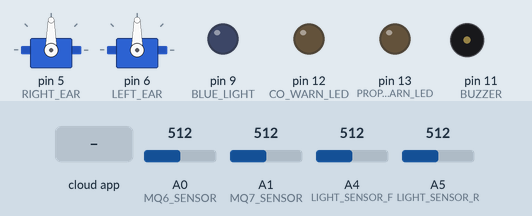
The sketch below on a simulated Arduino Uno, built with avr-gcc and run on an emulated ATmega328P. Shown: 2 × servo, output pins drawn as LEDs (lit = HIGH), buzzer (waves = sounding). Inputs (shaded band) come from the test bench; at power-on: A0 (MQ6_SENSOR) = 512, A1 (MQ7_SENSOR) = 512, A4 (LIGHT_SENSOR_F) = 512, A5 (LIGHT_SENSOR_R) = 512. The ROS host is connected and sends only what is stated.

Above: at 1.8 s.
1.9 s: the phone or cloud app sets CO_Warning_LED to 45
At 3.2 s:
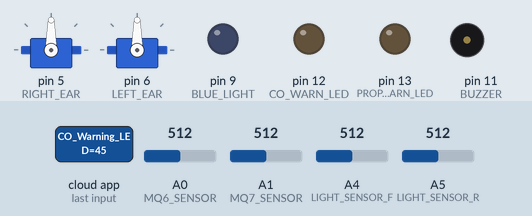
3.5 s: the phone or cloud app sets Prop_Warning_LED to 45
At 4.07 s:
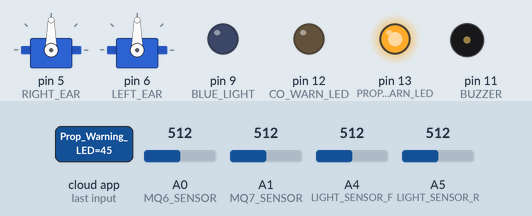
5.6 s: the phone or cloud app sets Gas_Buzzer to 45
At 7.1 s:
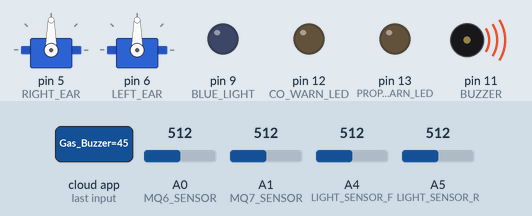
7.6 s: the phone or cloud app sets Right_Ear_Controller to 0
At 8.7 s:
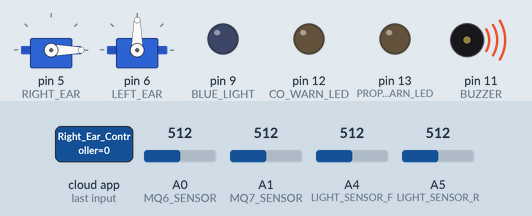
9.7 s: the phone or cloud app sets Left_Ear_Controller to 0
At 11.4 s:
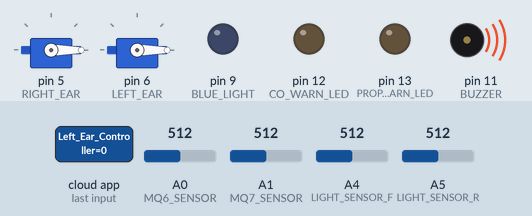
11.7 s: the phone or cloud app sets Update_Light_Lumens to 45
At 13.4 s:
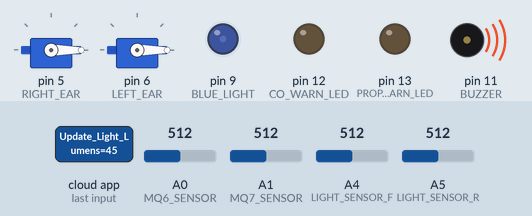
Timing chart, 0 to 14.7 s (numbered marks = the images above; inputs shaded):
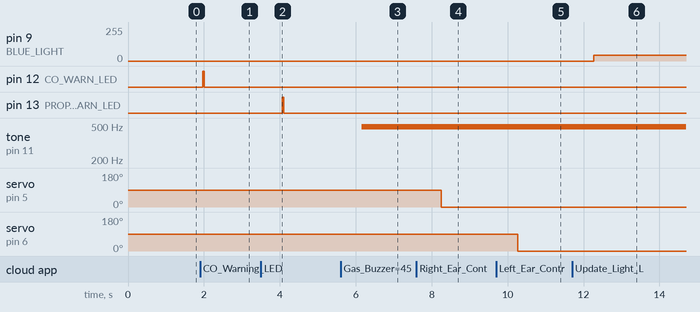

Measured:
- after the input at 1.9 s, pin 12 (CO_WARN_LED): LOW → HIGH after 0.06 s, → LOW 0.05 s later
- after the input at 3.5 s, pin 13 (PROP_WARN_LED): LOW → HIGH after 0.56 s, → LOW 0.05 s later
- after the input at 5.6 s, tone on pin 11 (BUZZER): silent → 490 Hz after 0.56 s
- after the input at 7.6 s, servo on pin 5 (RIGHT_EAR): 90° → 0° after 0.66 s
- after the input at 9.7 s, servo on pin 6 (LEFT_EAR): 90° → 0° after 0.56 s
- after the input at 11.7 s, pin 9 (BLUE_LIGHT): 0/255 → 45/255 after 0.57 s

The sketch:

humanoid_head_sketch.ino
```cpp
#include <ros.h>
#include <ArduinoHardware.h>
#include <std_msgs/String.h>
#include <std_msgs/Bool.h>
#include <std_msgs/UInt16.h>
#include <Servo.h>


// Inputs (Sensors, Switches, etc.)
#define LIGHT_SENSOR_F A4	// Attach light sensor on A4
#define LIGHT_SENSOR_R A5	// Attach light sensor on A5

#define MQ6_SENSOR A0
#define MQ7_SENSOR A1

// Outputs (LEDs, Motors, Sounds, etc.)
#define BUZZER 11    		//Attach the buzzer to pin number 11
#define PROP_WARN_LED 13 	//Attach the warning led to pin number 13
#define CO_WARN_LED 12  	//Attach the warning led to pin number 12

#define RIGHT_EAR 5 		//Attach Right ear Servo to pin 5
#define LEFT_EAR 6  		//Attach Left ear Servo to pin 6

#define BLUE_LIGHT 9 		//Attach blue output light to pin 8

// global variables
ros::NodeHandle nh;		// ROS Node Handle

Servo rServo;			// Right Servo
Servo lServo;			// Left Servo


// Sends the Light sensor DATA
std_msgs::UInt16 light_val;
ros::Publisher front_light_sensor("Front_Light_Sensor", &light_val);
ros::Publisher back_light_sensor("Back_Light_Sensor", &light_val);

// Sends the Gas Sensor DATA
std_msgs::UInt16 gas_val;
ros::Publisher mq6_sensor("MQ6_Sensor", &gas_val);
ros::Publisher mq7_sensor("MQ7_Sensor", &gas_val);

// Listens to warning LED lights toggling DATA
ros::Subscriber<std_msgs::UInt16> co_warning_Led("CO_Warning_LED", toggle_co_led);
ros::Subscriber<std_msgs::UInt16> prop_warning_Led("Prop_Warning_LED", toggle_prop_led);

// Controls Gas Buzzer
ros::Subscriber<std_msgs::UInt16> gas_buzzer("Gas_Buzzer", run_gas_buzzer);

// Controls EAR Servos
ros::Subscriber<std_msgs::UInt16> right_servo("Right_Ear_Controller", update_rServo);
ros::Subscriber<std_msgs::UInt16> left_servo("Left_Ear_Controller", update_lServo);

// Updates the Output Light
ros::Subscriber<std_msgs::UInt16> blue_light("Update_Light_Lumens", update_outLight);


// Toggle LED light when the gas is detected
void toggle_co_led(const std_msgs::UInt16 & led_toggle)
{
  if (led_toggle.data > 0)
  {
    digitalWrite(CO_WARN_LED, HIGH);
    delay(led_toggle.data);
    digitalWrite(CO_WARN_LED, LOW);
    delay(led_toggle.data);
  }
  else
    digitalWrite(CO_WARN_LED, LOW);
}

// Toggle LED light when the gas is detected
void toggle_prop_led(const std_msgs::UInt16 & led_toggle)
{
  if (led_toggle.data > 0)
  {
    digitalWrite(PROP_WARN_LED, HIGH);
    delay(led_toggle.data);
    digitalWrite(PROP_WARN_LED, LOW);
    delay(led_toggle.data);
  }
  else
    digitalWrite(PROP_WARN_LED, LOW);
}

// Toggle Buzzer when the gas is detected
void run_gas_buzzer(const std_msgs::UInt16 & toggle_buzzer) {
  if (toggle_buzzer.data != 0) {
    analogWrite(BUZZER, toggle_buzzer.data);
    delay(toggle_buzzer.data);
    analogWrite(BUZZER, 0);
    delay(toggle_buzzer.data);
  }
  else
    analogWrite(BUZZER, 0);
}

// Update Servo angle to respond to emotion
void update_rServo(const std_msgs::UInt16 & angle) {
  rServo.write(angle.data);
}

// Update Servo angle
void update_lServo(const std_msgs::UInt16 & angle) {
  lServo.write(angle.data);
}

// Changes the output light
void update_outLight(const std_msgs::UInt16 & lumens) {
  analogWrite(BLUE_LIGHT, lumens.data);
  delay(100);
}

void setup()
{
  Serial.begin(57600);

// Set up and initialize the connections

  pinMode(LIGHT_SENSOR_F, INPUT);
  pinMode(LIGHT_SENSOR_R, INPUT);

  pinMode(MQ6_SENSOR, INPUT);
  pinMode(MQ7_SENSOR, INPUT);

  pinMode(BUZZER, OUTPUT);

  pinMode(CO_WARN_LED, OUTPUT);
  pinMode(PROP_WARN_LED, OUTPUT);

  pinMode(BLUE_LIGHT, OUTPUT);

  rServo.attach(RIGHT_EAR);
  lServo.attach(LEFT_EAR);

// Initialize the node and connect to ROS
  nh.initNode();

// Create channels to send sensor data
  nh.advertise(front_light_sensor);
  nh.advertise(back_light_sensor);

  nh.advertise(mq6_sensor);
  nh.advertise(mq7_sensor);

// Listen to channels to check incoming update requests
  nh.subscribe(co_warning_Led);
  nh.subscribe(prop_warning_Led);

  nh.subscribe(gas_buzzer);

  nh.subscribe(right_servo);
  nh.subscribe(left_servo);

  nh.subscribe(blue_light);
}

int light_v;
int gas_reads;

void loop()
{
// Send front light sensor data
  light_v = analogRead(A4);
  light_val.data = light_v;
  front_light_sensor.publish(&light_val);

  delay(250);

// Send rear light sensor data
  light_v = analogRead(A5);
  light_val.data = light_v;
  back_light_sensor.publish(&light_val);

  delay(250);

// Send Propane data
  gas_reads = analogRead(A0);
  gas_val.data = gas_reads;
  mq6_sensor.publish(&gas_val);

  delay(250);

// Send CO data
  gas_reads = analogRead(A1);
  gas_val.data = gas_reads;
  mq7_sensor.publish(&gas_val);

  delay(200);

// Wait for incoming data
  nh.spinOnce();
  delay(50);
}
```
